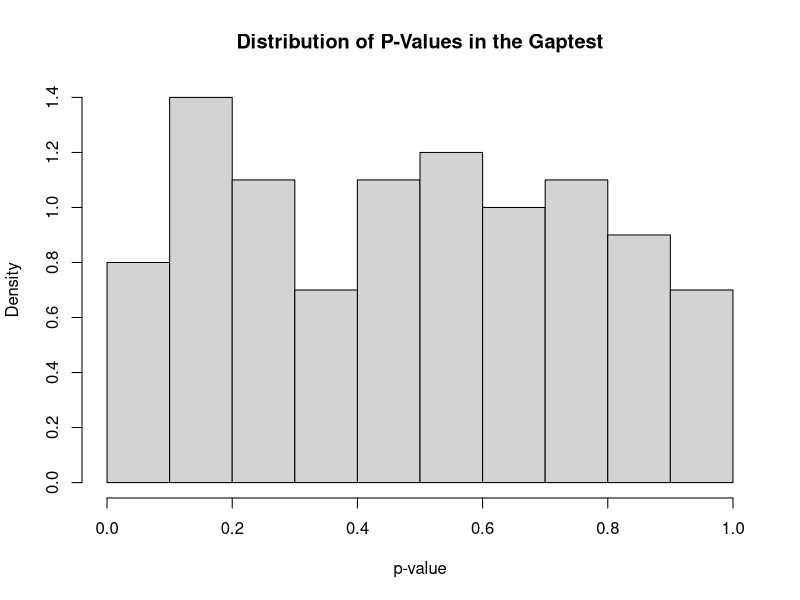
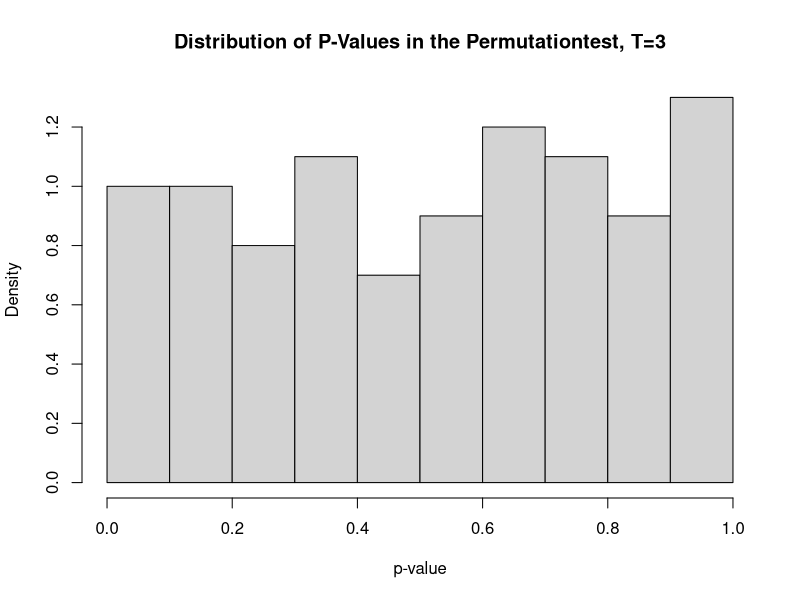
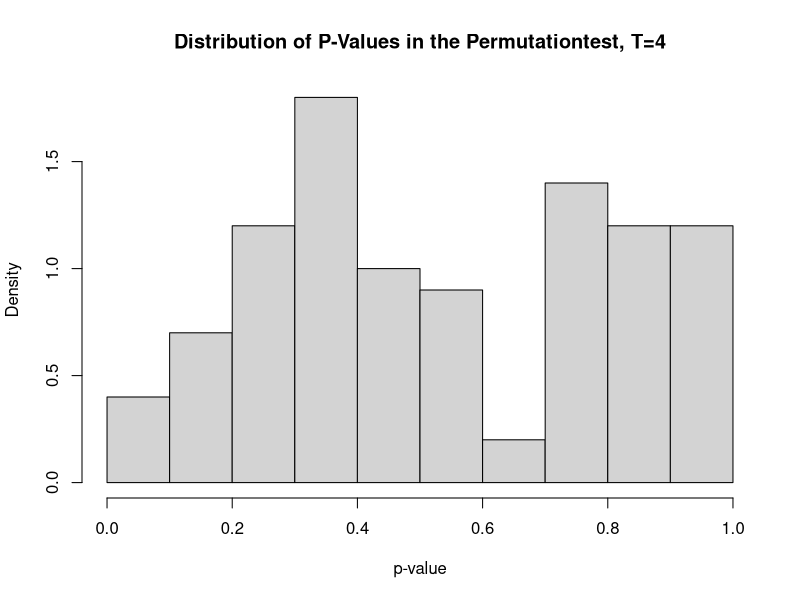

Generate these figures, in order, with R: (Note: a time limit stopped this script after it produced the figures.)
# Name: Christian Peters

set.seed(1234)

# used for creating permutations
library(gtools)
library(ggplot2)

# No. 1)
# ======

sampleRNG <- function(n) {
  sample(2^31, n) / 2^31
}

gapTest <- function(generator, alpha, beta, z, numSamples=1000) {
  # generate random numbers
  randomNumbers <- generator(numSamples)
  
  # get the gaps
  gaps <- integer(z + 1)
  
  curGap <- 0
  for (i in seq_along(randomNumbers)) {
    # test if the gap is broken
    if (alpha <= randomNumbers[i] && randomNumbers[i] <= beta) {
      # store the gap count at the corresponding index in the gaps vector
      # all gaps >= z are stored at the index z+1
      gapIndex <- min(curGap + 1, z + 1)
      gaps[gapIndex] <- gaps[gapIndex] + 1
      
      curGap <- 0
      next
    }
    
    # still outside the gap
    curGap <- curGap + 1
  }
  
  # calculate the probabilities for each gap
  probabilities <- double(z + 1)
  for (i in seq_along(gaps)) {
    probabilities[i] <- (beta - alpha) * (1 - beta + alpha)^(i - 1)
  }
  probabilities[z+1] <- (1 - beta + alpha)^z
  
  # do the chi-squared test
  test <- chisq.test(x=gaps, p=probabilities)
  
  return(test)
}

permutationTest <- function(generator, elementsPerGroup, numGroups) {
  # organize the random numbers as a matrix
  randomNumbers <- matrix(generator(elementsPerGroup * numGroups),
                          nrow=elementsPerGroup, ncol=numGroups)
  
  # create vector to store the count of each permutation
  permutationCounts <- integer(factorial(elementsPerGroup))
  
  # now get the counts of each permutation
  indexPermutations <- permutations(elementsPerGroup, elementsPerGroup)
  
  for (i in seq_along(permutationCounts)) {
    # check each group if it corresponds to the current permutation
    permutationHits <- apply(randomNumbers, 2, function(group) {
      as.integer(!is.unsorted(group[indexPermutations[i, ]]))
    })
    
    # store the count
    permutationCounts[i] <- sum(permutationHits)
  }
  
  # do the chi-squared test
  test <- chisq.test(x=permutationCounts)
  
  return(test)
}

testGenerator <- function(runsPerTest) {
  gapResults <-replicate(runsPerTest, gapTest(sampleRNG, 0.25, 0.75, 5)$p.value)
  hist(gapResults, xlab='p-value', main='Distribution of P-Values in the Gaptest',freq=FALSE)
  
  sequenceLength <- 10000
  for (t in 3:5) {
    permutationResults <- replicate(runsPerTest, permutationTest(sampleRNG, t, sequenceLength %/% t)$p.value)
    hist(permutationResults, xlab='p-value', main=paste0('Distribution of P-Values in the Permutationtest, T=', t), freq=FALSE)
  }
  
}

testGenerator(100)

# No. 2)
# ======

sampleGeom <- function(n, prob) {
  result <- integer(n)
  for (i in seq_along(result)) {
    # do the bernoulli experiments
    numTrials <- 0
    repeat {
      rand <- sampleRNG(1)
      if (rand <= prob) {
        break
      }
      numTrials <- numTrials + 1
    }
    result[i] <- numTrials
  }
  
  return(result)
}

testGeom <- function(prob, numSamples=10000) {
  # get the random numbers
  randomNumbers <- sampleGeom(numSamples, prob)
  
  # get the 'true' density
  xReference <- seq(0, max(randomNumbers), 1)
  yReference <- dgeom(xReference, prob)
  
  # plot the results
  hist(randomNumbers, xlab='x', ylab='f(x)',
       main=paste0('Comparison of Geometric Distribution Samplers with prob=', prob),
       freq=FALSE, right=FALSE)
  
  points(xReference, yReference, col='red', lwd=2)
  
  legend('topright', legend=c('sampleGeom', 'dgeom'), col=c('black', 'red'), lty=c(1, NA), pch=c(NA, 1))
}

testGeom(0.5)

sampleExp <- function(n, rate) {
  -log(1-sampleRNG(n))/rate
}

testExp <- function(rate, numSamples=10000) {
  # get the random numbers
  randomNumbers <- sampleExp(numSamples, rate)
  
  # get the 'true' density
  xReference <- seq(0, max(randomNumbers), 0.01)
  yReference <- dexp(xReference, rate)
  
  # plot the results
  hist(randomNumbers, xlab='x', ylab='f(x)',
       main=paste0('Comparison of Exponential Distribution Samplers with rate=', rate),
       freq=FALSE, right=FALSE)
  
  lines(xReference, yReference, col='red', lwd=2)
  
  legend('topright', legend=c('sampleExp', 'dexp'), col=c('black', 'red'), lty=1)
}

testExp(1)

sampleNorm <- function(n, mean, sd, k=12) {
  replicate(n, (sum(sampleRNG(k)) - k/2) * sqrt(12/k) * sd + mean)
}

testNorm <- function(mean, sd, numSamples=10000) {
  # get the random numbers
  randomNumbers <- sampleNorm(numSamples, mean, sd)
  
  # get the 'true' density
  xReference <- seq(min(randomNumbers), max(randomNumbers), 0.01)
  yReference <- dnorm(xReference, mean, sd)
  
  # plot the results
  hist(randomNumbers, xlab='x', ylab='f(x)',
       main=paste0('Comparison of Normal Distribution Samplers with mean=', mean,
                   ' sd=', sd),
       freq=FALSE, right=FALSE)
  
  lines(xReference, yReference, col='red', lwd=2)
  
  legend('topright', legend=c('sampleNorm', 'dnorm'), col=c('black', 'red'), lty=1)
}

testNorm(0, 1)

# Test auf Normalverteilung:
# shapiro.test

# ein Boxplot pro k (p-Werte muessen gleichverteilt sein)
